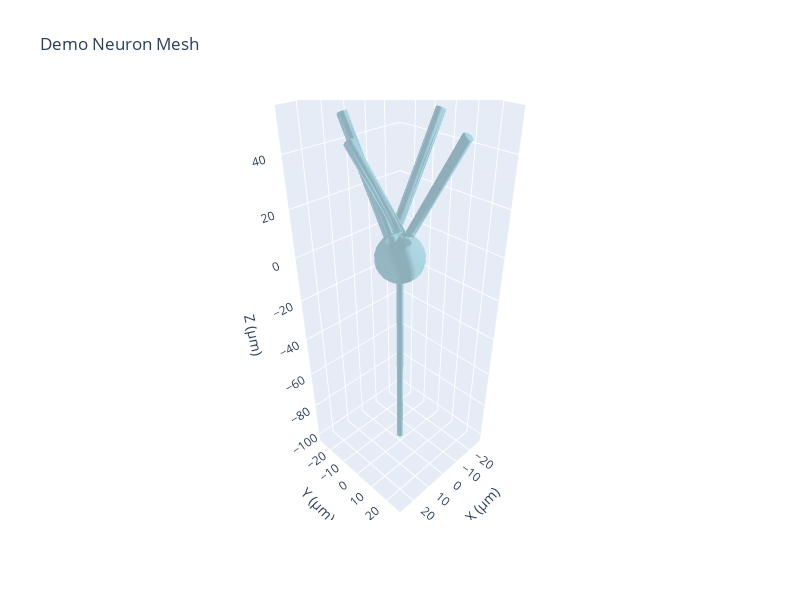

Write notebook code for a chart like this one.
### Markdown cell above
## Create and Visualize Demo Neuron

### Code cell
# Create a demo neuron mesh
neuron = create_demo_neuron_mesh()

print(f"Demo neuron properties:")
print(f"  Volume: {neuron.volume:.3f}")
print(f"  Surface area: {neuron.area:.3f}")
print(f"  Z-bounds: {neuron.bounds[:, 2]}")
print(f"  Vertices: {len(neuron.vertices)}")
print(f"  Faces: {len(neuron.faces)}")

# Visualize the original neuron
fig = visualize_mesh_3d(neuron, title="Demo Neuron Mesh", backend="plotly")
fig.show()

### Figure 1 — Plotly figure (JSON) as saved in the notebook; plotly's stock layout.template omitted (floating-point values rounded to 4 significant figures; data arrays with more than 128 entries replaced by an {"elided": "..."} marker saying what was removed)
{"data": [{"color": "lightblue", "i": {"elided": "636 int values"}, "j": {"elided": "636 int values"}, "k": {"elided": "636 int values"}, "name": "Mesh", "opacity": 0.8, "type": "mesh3d", "x": {"elided": "320 float values"}, "y": {"elided": "320 float values"}, "z": {"elided": "320 float values"}}], "layout": {"height": 600, "scene": {"aspectmode": "data", "camera": {"eye": {"x": 1.5, "y": 1.5, "z": 1.5}}, "xaxis": {"title": {"text": "X (µm)"}}, "yaxis": {"title": {"text": "Y (µm)"}}, "zaxis": {"title": {"text": "Z (µm)"}}}, "title": {"text": "Demo Neuron Mesh"}, "width": 800}}
